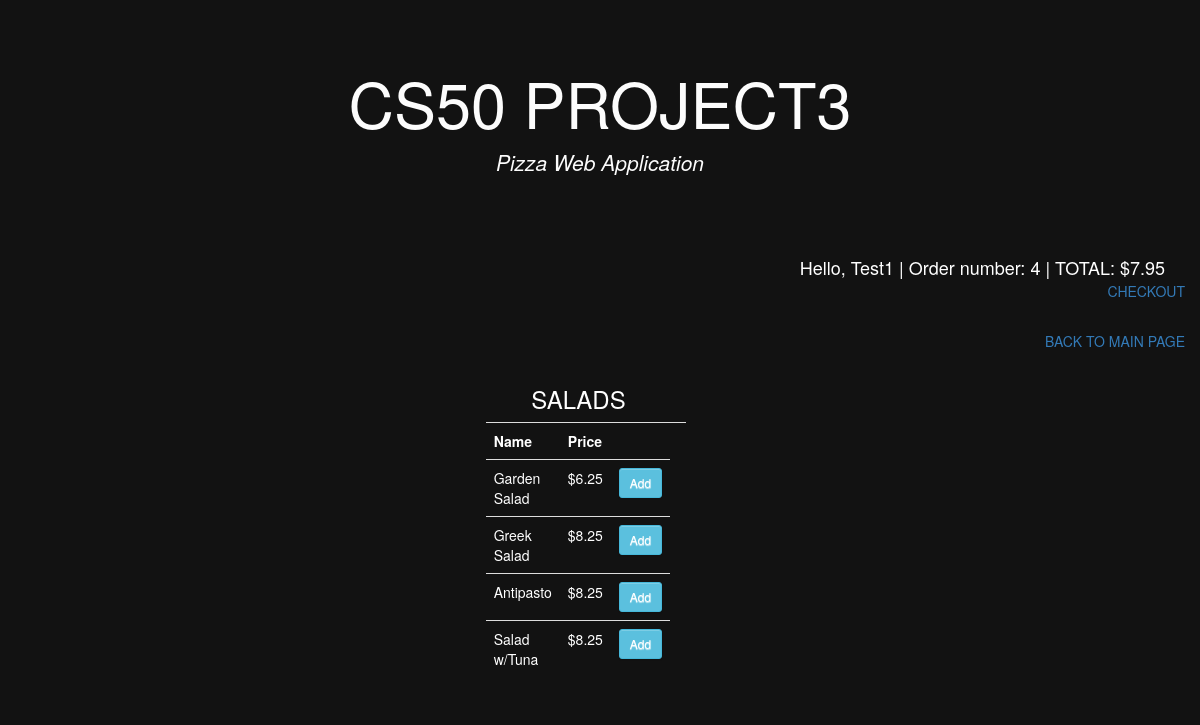
Page /salad/ (signed in) on the committed database.
### orders/models.py (models this page shows, shortened)
class Salad(models.Model):
    name = models.CharField(max_length=64)
    price = models.DecimalField(max_digits=4, decimal_places=2)

### orders/views.py (the view)
# urls.py: path("salad/", views.salad, name="salad"),
def salad(request):
    if not request.user.is_authenticated:
        return render(request, "orders/login.html", {"message": None})
    salads = Salad.objects.all()
    order_number = UserOrder.objects.get(user=request.user, status='started').order_number
    context = {
        "salads": salads,
        "category": "Salads",
        "Order_number": order_number,
        "Total":list(Order.objects.filter(user=request.user,number=order_number).aggregate(Sum('price')).values())[0] or 0,
    }
    return render(request, "orders/salads.html", context)

### orders/templates/orders/salads.html (shortened to what this page needs)
{% extends "orders/base.html" %}
{% load static %}
{% block body %}
{% include 'orders/status.html' %}
<div class="collapse navbar-collapse" style="color: white; text-align: end; padding: 15px;" id="myNavbar">
    <span><a href="{% url 'index' %}">BACK TO MAIN PAGE</a></span>
</div>
<div style="display: flex; justify-content: center; align-items: center;">
<div class="row">
	<div class="col-md-10">
		<div class="card card-body">
			<h3 class="text-center" style="color: white; text-align: center;">SALADS</h3>
			<table class="table table-sm" style="color: white;">
				<tr>
					<th>Name</th>
					<th>Price<th>
					<th></th>
				</tr>
				{% for salad in salads %}
				<tr>
					<td>{{salad.name}}</td>
					<td>${{ salad.price }}</td>
					<td><a class="btn btn-sm btn-info" href="{% url 'add' category salad.name salad.price %}">Add</a></td>
				</tr>
				{% endfor %}
			</table>
		</div>
	</div>
</div>
</div>
{% endblock %}

### orders/templates/orders/status.html
{% load static %}
<div class="collapse navbar-collapse" style="color: white; text-align: end; padding: 15px;" id="myNavbar">
    <span class="hello-msg">Hello, {{user}} | Order number: {{Order_number}} | TOTAL: ${{Total|floatformat:2}}</span>
    <br>
    <span><a href="{% url 'my_orders' %}">CHECKOUT</a></span>
  </div>

### orders/static/orders/style.css (style rules this page uses)
.btn { display: inline-block; *display: inline; *zoom: 1; padding: 4px 10px 4px; margin-bottom: 0; font-size: 13px; line-height: 18px; color: #333333; text-align: center;text-shadow: 0 1px 1px rgba(255, 255, 255, 0.75); vertical-align: middle; background-color: #f5f5f5; background-image: -moz-linear-gradient(top, #ffffff, #e6e6e6); background-image: -ms-linear-gradient(top, #ffffff, #e6e6e6); background-image: -webkit-gradient(linear, 0 0, 0 100%, from(#ffffff), to(#e6e6e6)); background-image: -webkit-linear-gradient(top, #ffffff, #e6e6e6); background-image: -o-linear-gradient(top, #ffffff, #e6e6e6); background-image: linear-gradient(top, #ffffff, #e6e6e6); background-repeat: repeat-x; filter: progid:dximagetransform.microsoft.gradient(startColorstr=#ffffff, endColorstr=#e6e6e6, GradientType=0); border-color: #e6e6e6 #e6e6e6 #e6e6e6; border-color: rgba(0, 0, 0, 0.1) rgba(0, 0, 0, 0.1) rgba(0, 0, 0, 0.25); border: 1px solid #e6e6e6; -webkit-border-radius: 4px; -moz-border-radius: 4px; border-radius: 4px; -webkit-box-shadow: inset 0 1px 0 rgba(255, 255, 255, 0.2), 0 1px 2px rgba(0, 0, 0, 0.05); -moz-box-shadow: inset 0 1px 0 rgba(255, 255, 255, 0.2), 0 1px 2px rgba(0, 0, 0, 0.05); box-shadow: inset 0 1px 0 rgba(255, 255, 255, 0.2), 0 1px 2px rgba(0, 0, 0, 0.05); cursor: pointer; *margin-left: .3em; }
* { -webkit-box-sizing:border-box; -moz-box-sizing:border-box; -ms-box-sizing:border-box; -o-box-sizing:border-box; box-sizing:border-box; }
html { width: 100%; height:100%; }
body { width: 100%; height:100%; font-family: 'Open Sans', sans-serif; }
tr { color: white; }
.hello-msg { font-size: 18px; color: #fff; margin-right: 20px; }

### rows in the picture
Salad: name "Garden Salad", price "6.25"
Salad: name "Greek Salad", price "8.25"
Salad: name "Antipasto", price "8.25"
Salad: name "Salad w/Tuna", price "8.25"

### other values in the picture
{{ user }} "Test1"
{{ Order_number }} "4"
{{ Total|floatformat:2 }} "7.95"
